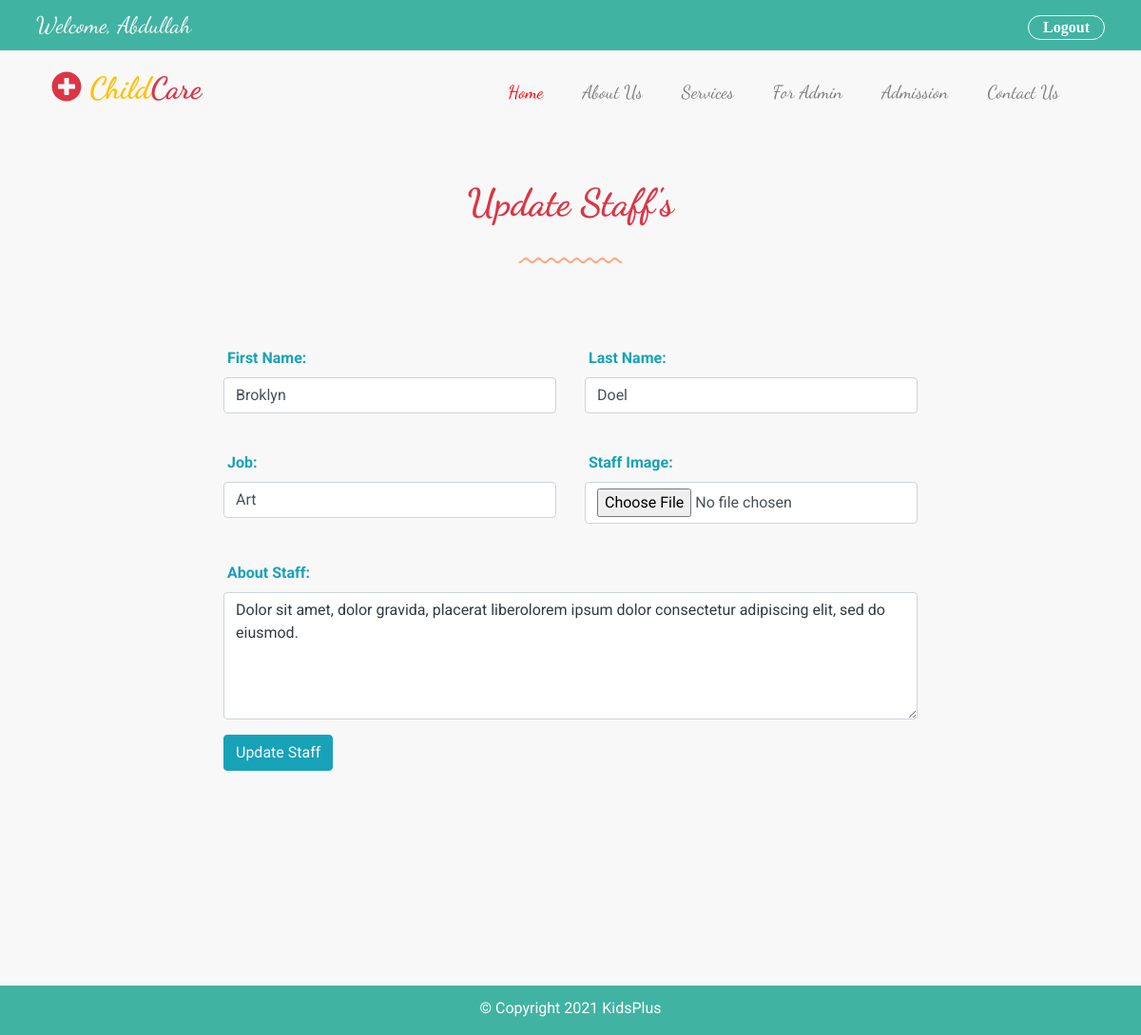
The page /admin/update_staff.php?id=14 (signed in) on the database its author committed.
### tables this page shows
CREATE TABLE `staff` (
  `id` int(11) NOT NULL,
  `fname` varchar(255) NOT NULL,
  `lname` varchar(255) NOT NULL,
  `job` varchar(255) NOT NULL,
  `about` varchar(255) NOT NULL,
  `image` text NOT NULL
);

### admin/update_staff.php (the view, shortened to what this page needs)
<?php
require '../database/connection.php';
if(isset($_GET['id'])){
    $staff_id = $_GET['id'];
    $query ="SELECT * FROM staff WHERE id = $staff_id";
    $execute_query = mysqli_query($connection, $query);
    if(mysqli_num_rows($execute_query) > 0){
        while($row = mysqli_fetch_assoc($execute_query)){
            $first_name = $row['fname'];
            $last_name = $row['lname'];
            $job = $row['job'];
            $message = $row['about'];
        }
    }
    else{
        $error  = "Connection Error!";
    }
}
?>
<!DOCTYPE html>
<html lang="en">
<head>
    <link rel="stylesheet" href="https://maxcdn.bootstrapcdn.com/bootstrap/4.0.0/css/bootstrap.min.css">
    <link type="text/css" rel="stylesheet" href="../assets/css/style.css">
    <link type="text/css" rel="stylesheet" href="../assets/css/media.css">
    <link type="text/css" rel="stylesheet" href="../assets/css/fontawesome.css">
</head>
<body>
<?php
require 'header.php';
?>
<section class="container admin-section mt-5 mb-5" >
    <div class="row heading-row mb-5">
        <div class="col-sm-12 col-md-12 col-lg-12 text-center">
            <h1 class="text-danger font-weight-bold"> Update Staff's</h1>
            <div class="mt-4">
                <img src="../assets/images/line-dec-2.png" alt="">
            </div>
        </div>
    </div>
    <div class="row add-staff-row">
        <div class="col-sm-12 col-md-12 col-lg-8 offset-lg-2 staff-form">
            <form method="post" action="update_staff.php" enctype="multipart/form-data">
                <div class="row input-row row-first">
                    <div class="col-sm-12 col-md-12 col-lg-12 input">
                    </div>
                </div>
                <div class="row input-row row-first">
                    <div class="col-sm-12 col-md-12 col-lg-12 input">
                    </div>
                </div>
               <div class="row input-row row-first">
                    <div class="col-sm-12 col-md-6 col-lg-6 input">
                        <div class="form-group">
                            <label  class="text-info ml-1 font-weight-bold">First Name:</label>
                            <input type="text" name="staff-fname" class="form-control" placeholder="Enter First Name" value="<?php echo @$first_name; ?>" required>
                        </div>
                    </div>
                    <div class="col-sm-12 col-md-6 col-lg-6 input">
                        <div class="form-group">
                            <label  class="text-info ml-1 font-weight-bold">Last Name:</label>
                            <input type="text" name="staff-lname" class="form-control" placeholder="Enter Last Name" value="<?php echo @$last_name;?>" required>
                        </div>
                    </div>
                </div>
                <div class="row input-row row-second">
                    <div class="col-sm-12 col-md-6 col-lg-6 input">
                        <div class="form-group">
                            <label  class="text-info ml-1 font-weight-bold">Job:</label>
                            <input type="text" name="job" class="form-control" placeholder="Enter Job Title" value="<?php echo @$job;?>" required>
                        </div>
                    </div>
                    <div class="col-sm-12 col-md-6 col-lg-6 input">
                        <div class="form-group">
                            <label  class="text-info ml-1 font-weight-bold">Staff Image:</label>
                            <input type="file" name="image" class="form-control"  id="myImage">
                        </div>
                    </div>
                </div>
                <div class="row input-row row-third">
                    <div class="col-sm-12 col-md-12 col-lg-12 input">
                        <div class="form-group">
                            <label  class="text-info ml-1 font-weight-bold">About Staff:</label>
                            <textarea type="text" name="message"  class="form-control w-100 text-dark" rows="5" placeholder="About Staff"  required><?php echo @$message; ?></textarea>
                        </div>
                    </div>
                </div>
                <div class="row input-row row-third">
                    <div class="col-sm-12 col-md-12 col-lg-12 input">
                        <button type="submit" name="update-staff" class="btn btn-md text-light btn-info  ">Update Staff</button>
                    </div>
                </div>
            </form>
        </div>
    </div>
</section>
<?php
require 'footer.php';
?>
</body>
</html>

### assets/css/style.css (style rules this page uses)
:root { --body-background : #f8f8f8; --header-background: #41b3a3; --white: #fff; --black:#000; --blue : #005cbf; --red : #ff0004; --orange:#fd7e14; --sky:#17a2b8; --aqua:#41b3a3; --tomato:#FF6347; --tan:#D7B98C; --yellow:#FFFF00; --warning: #ffc107; --darkgray:#999999; --smoke:#E8E8E8; }
body { background-color: var(--body-background); position: relative; margin: 0px; padding: 0px; box-sizing: border-box; font-family: 'Roboto', sans-serif !important; }
section h1, h2, h3, h4, a, span { font-family: 'Dancing Script', cursive; }
.public-section, .admin-section { min-height: 100vh; }

### rows shown on the page
staff: staff-fname "Broklyn", staff-lname "Doel", job "Art", message "Dolor sit amet, dolor gravida, placerat liberolorem ipsum dolor consectetur adipiscing elit, sed do eiusmod."
